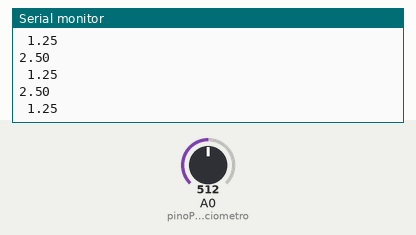
Recording of a sketch running on a simulated Arduino Uno, built with avr-gcc and run on an emulated ATmega328P. Parts: the last lines printed to the serial monitor. Inputs (shaded band) come from the test bench; at power-on: A0 (pinoPotenciometro) = 512.

Above: at 1.2 s.
1.3 s: A0 (pinoPotenciometro) set to 716
At 1.62 s:
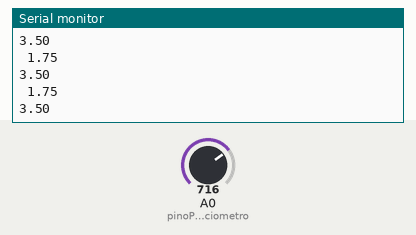
2.8 s: A0 (pinoPotenciometro) set to 900
At 2.83 s:
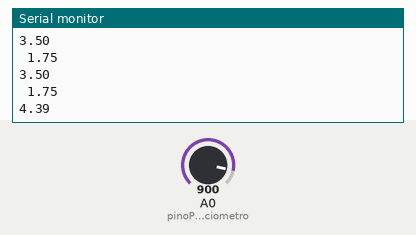
Timing chart, 0 to 5.8 s (numbered marks = the images above; inputs shaded):
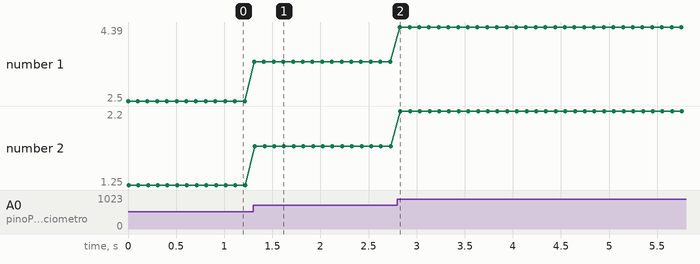

The sketch:

potenciometro.ino
```cpp
const int pinoPotenciometro = A0;
int leitura = 0;
float tensao = 0.0;

void setup() {
  Serial.begin(9600);
  pinMode(pinoPotenciometro, INPUT);
}

void loop() {
  leitura = analogRead(pinoPotenciometro);

  // converte e imprime o valor em tensão elétrica
  tensao = leitura * 5.0 / 1024.0;

  // imprime valor no plotter serial
  Serial.println(tensao);
  Serial.print(" ");
  Serial.println(tensao /2);
  delay(100);
}
```

Measured:
- after the input at 1.3 s, the serial monitor: prints a new line at once (image 1)
- after the input at 2.8 s, the serial monitor: prints a new line at once (image 2)
- plotted number 1: 2.5 → 3.5 after the input at 1.3 s, 3.5 → 4.39 after the input at 2.8 s
- plotted number 2: 1.25 → 1.75 after the input at 1.3 s, 1.75 → 2.2 after the input at 2.8 s
